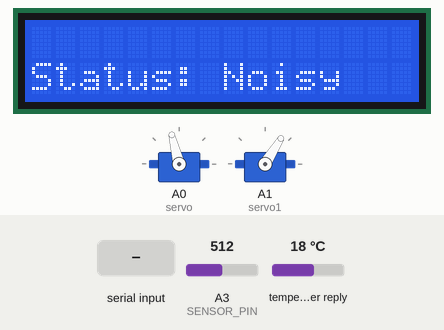
A sketch run on a simulated Arduino MKR. Shown: 2 × servo, 16×2 character LCD. The inputs (shaded band) are chosen by the test bench; at power-on: A3 (SENSOR_PIN) = 512, temperature in the weather reply 18 °C. WiFi joins after 1.5 s; servers stay silent unless stated; random numbers use the default seed unless the sketch sets one; web services answer with replies made up by the test bench; not simulated (calls return 0 or success): arduino_secrets.h; what the sketch prints to the serial monitor is not drawn.

Above: at 2.77 s.
2.8 s: "2" received over the second serial link
At 4.55 s:
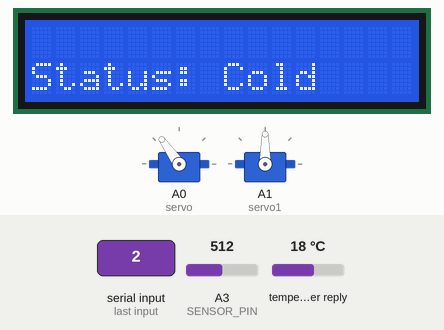
5.3 s: "3" received over the second serial link
At 5.65 s:
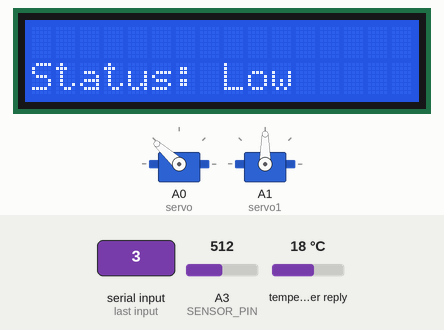
7.3 s: "1" received over the second serial link
At 7.77 s:
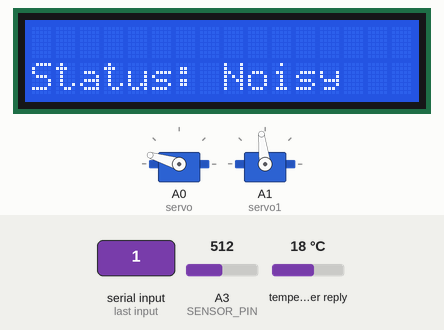
9.2 s: A3 (SENSOR_PIN) set to 317
At 10.55 s:
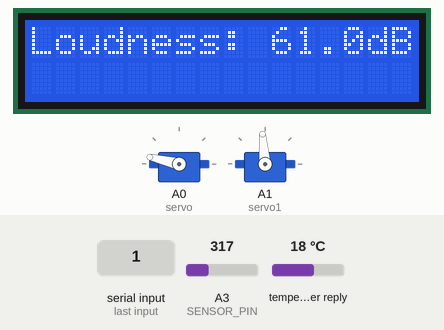
12.0 s: A3 (SENSOR_PIN) set to 300
At 12.86 s:
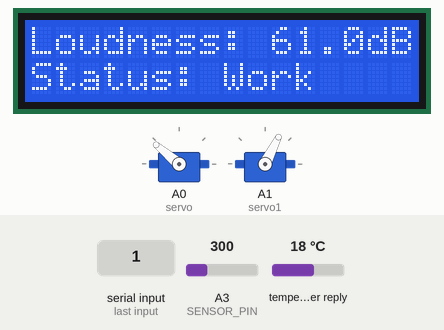
14.3 s: "4" received over the second serial link
Timing chart, 0 to 19.4 s (numbered marks = the images above; inputs shaded):
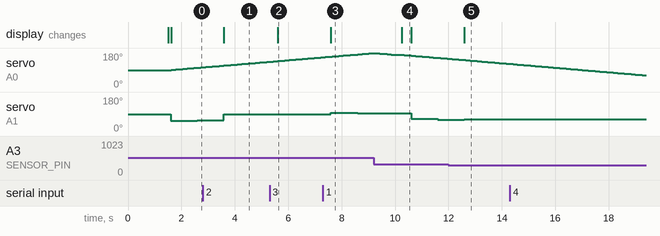

Measured:
- the behaviour switches between 307 and 306 on A3 (SENSOR_PIN) (found by bisection; images 4 and 5)
- after the input at 2.8 s, the display: changes after 0.79 s (image 1)
- after the input at 5.3 s, the display: changes after 0.31 s (image 2)
- after the input at 7.3 s, servo on A1 (servo1): 90° → 97° after 0.30 s, → 95° 1.0 s later; the display: changes after 0.30 s (image 3)
- after the input at 12.0 s, the display: changes after 0.59 s (image 5)

The sketch:

two_servo_rotation.ino
```cpp
#include <Wire.h>
#include <WiFiNINA.h>
#include <ArduinoHttpClient.h>
#include <ArduinoJson.h>
#include <SoftwareSerial.h>
#include <Adafruit_LiquidCrystal.h>
#include <Servo.h>
#include <EEPROM.h>
#include <SoftwareSerial.h>
#include "arduino_secrets.h"

#define SENSOR_PIN A3

char x;
char currentCase = '1';
String description;
SoftwareSerial mySerial(8, 9);
Adafruit_LiquidCrystal lcd(12, 11, 5, 4, 3, 2);
Servo servo;
Servo servo1;

int pos;
float db;
float temp;
float humidity;
const int speed = 1200;
const int eepromAddress = 0;
unsigned long previousMillis = 0;  // random number time
unsigned long moveMillis = 0;      // servo move time
unsigned long dbCheckMillis = 0;
unsigned long dataCheckMillis = 0;
const long dataInterval = 1000;
const long interval = 1000;   // per 1s generate 1 random number
const int moveInterval = 15;  // per 0.015s move servo
const long dbInterval = 10000;
bool increasing = true;

//set Wifi
const char* ssid = SECRET_SSID;
const char* password = SECRET_PASS;
const char* ApiKey = SECRET_API;

String URL = "http://api.openweathermap.org/data/2.5/weather?";

// Set location
String lat = "51.6116402309989";
String lon = "-0.12889632674983237";

WiFiClient wifiClient;
HttpClient http(wifiClient, URL, 80);
float mapFloat(float x, float in_min, float in_max, float out_min, float out_max);

void setup() {
  Serial.begin(9600);
  //startWifi();
  startWifi();
  //Set pins
  pinMode(SENSOR_PIN, INPUT);
  servo.attach(A0, 500, 2500);  //caibrate servo to PWM signal 500-2500μs
  servo1.attach(A1, 500, 2500);
  //LCD dispkay
  lcd.begin(16, 2);
  lcd.setBacklight(HIGH);
  lcd.clear();

  pos = 1500;
  mySerial.begin(9600);
  Serial.println("HC-05 Bluetooth is ready");
}

void loop() {
  //avoid block

  unsigned long currentMillis = millis();

  //underneath servo move
  //bluetooth read
  if (mySerial.available()) {
    x = mySerial.read();
    currentCase = x;
    Serial.print("Current case updated to: ");
    Serial.println(currentCase);
  }
  if (Serial.available()) {
    x = Serial.read();
    mySerial.print(x);
  }
  if (currentMillis - moveMillis >= moveInterval) {
    moveMillis = currentMillis;
    servo.writeMicroseconds(pos);
    if (increasing) {
      pos += 2;
      if (pos >= 2500) increasing = false;
    } else {
      pos -= 2;
      if (pos <= 500) increasing = true;
    }
  }


  //get db value every 10s

  switch (currentCase) {
    // Room noise
    case '1':
      //lcd print
      if (currentMillis - dataCheckMillis >= dataInterval) {
        dataCheckMillis = currentMillis;
        calculateDb();
      }
      if (currentMillis - dbCheckMillis >= dbInterval) {
        dbCheckMillis = currentMillis;
        readapi();
        lcd.clear();
        lcd.setCursor(0, 0);
        lcd.print("Loudness: ");
        Serial.print("Room Noise: ");
        Serial.println(db);
        lcd.print(String(db, 1));
        lcd.print("dB");
      }
      break;

    // Temperature
    case '2':
      if (currentMillis - dataCheckMillis >= dataInterval) {
        dataCheckMillis = currentMillis;
        getTemperature();
      }
      if (currentMillis - dbCheckMillis >= dbInterval) {
        dbCheckMillis = currentMillis;
        readapi();
        lcd.clear();

        lcd.setCursor(0, 0);
        lcd.print("Temperature:");
        Serial.print("Temperature: ");
        lcd.print(String(temp));
        lcd.print("℃");
      }
      break;

    // Humidity
    case '3':
      if (currentMillis - dataCheckMillis >= dataInterval) {
        dataCheckMillis = currentMillis;
        getHumidity();
      }
      if (currentMillis - dbCheckMillis >= dbInterval) {
        dbCheckMillis = currentMillis;
        readapi();
        lcd.clear();
        lcd.setCursor(0, 0);
        lcd.print("Humidity: ");
        Serial.print("Humidity: ");
        lcd.print(String(humidity));
      }
      break;
    // Weather description
    case '4':
      //lcd print
      if (currentMillis - dbCheckMillis >= dbInterval) {
        dbCheckMillis = currentMillis;
        readapi();
        lcd.clear();

        Serial.print("Weather: ");
        Serial.println(getWeatherDescription());
        lcd.setCursor(0, 1);
        lcd.print(description);
        lcd.print("              ");
      }
      break;
  }


  // Move servo gradually without blocking
}

//function for vlotage calculate
float mapFloat(float x, float in_min, float in_max, float out_min, float out_max) {
  return (x - in_min) * (out_max - out_min) / (in_max - in_min) + out_min;
}

float calculateDb() {
  unsigned long currentMillis = millis();
  // Calculate noise sensor value to db
  int sensorValue = analogRead(SENSOR_PIN);
  float voltage = sensorValue * (5.0 / 1023.0);                 // map sensor voltage value range from 0~1023 to 0~5
  float mappedVoltage = mapFloat(voltage, 0.0, 5.0, 0.6, 2.6);  // map sensor voltage value range from 0~5 to 0.6~2.6
  db = mapFloat(mappedVoltage, 0.6, 2.6, 30.0, 130.0);          // map sensor voltage value from 0.6~2.6V to 30~130db

  //upper servo rotation function
  if (db < 40) {
    lcd.setCursor(0, 1);
    lcd.print("Status: Rest         ");
    //SERVO FUNCTION: stop
    servo1.writeMicroseconds(1500);  //servo stop
  } else if (db >= 40 && db < 60) {
    lcd.setCursor(0, 1);
    lcd.print("Status: Work           ");
    //SERVO Mode: circle rotation
    servo1.writeMicroseconds(speed);
  } else if (db >= 60) {
    lcd.setCursor(0, 1);
    lcd.print("Status: Noisy              ");
    //servo mode: random
    // generate random number per second to contrao servo1
    if (currentMillis - previousMillis >= interval) {
      previousMillis = currentMillis;
      int randomNumber = random(1100, 1900);
      servo1.writeMicroseconds(randomNumber);
    }
  }
  return db;
}

void startWifi() {
  // We start by connecting to a WiFi network
  Serial.println();
  Serial.print("Connecting to ");
  Serial.println(ssid);
  WiFi.begin(ssid, password);
  http = HttpClient(wifiClient, "api.openweathermap.org", 80);
  // check to see if connected and wait until you are
  while (WiFi.status() != WL_CONNECTED) {
    delay(500);
    Serial.print(".");
  }
  Serial.println("");
  Serial.println("WiFi connected");
  Serial.print("IP address: ");
  Serial.println(WiFi.localIP());
}

void readapi() {
  if (WiFi.status() == WL_CONNECTED) {
    String lat = "51.6116402309989";
    String lon = "-0.12889632674983237";

    String finalURL = URL + "lat=" + lat + "&lon=" + lon + "&units=metric&appid=" + ApiKey;

    http.beginRequest();
    http.get(finalURL);
    http.endRequest();

    int httpCode = http.responseStatusCode();
    if (httpCode > 0) {
      String JSON_Data = http.responseBody();
      DynamicJsonDocument doc(2048);
      deserializeJson(doc, JSON_Data);
      JsonObject obj = doc.as<JsonObject>();

      description = obj["weather"][0]["description"].as<String>();
      temp = obj["main"]["temp"];
      humidity = obj["main"]["humidity"];
      Serial.println(description);

    } else {
      Serial.print("Error on HTTP request: ");
      Serial.println(httpCode);
    }
  } else {
    Serial.println("WiFi not connected!");
    currentCase = '1';
  }
}

float getTemperature() {
  unsigned long currentMillis = millis();
  if (temp < 12) {
    lcd.setCursor(0, 1);
    lcd.print("Status: Cold          ");
    //SERVO FUNCTION: stop
    servo1.writeMicroseconds(1500);  //servo stop
  } else if (temp >= 12 && temp < 25) {
    lcd.setCursor(0, 1);
    lcd.print("Status: Pleasant          ");
    //SERVO Mode: circle rotation
    servo1.writeMicroseconds(speed);
  } else if (temp >= 25) {
    lcd.setCursor(0, 1);
    lcd.print("Status: Hot             ");
    //servo mode: random
    // generate random number per second to contrao servo1
    if (currentMillis - previousMillis >= interval) {
      previousMillis = currentMillis;
      int randomNumber = random(1100, 1900);
      servo1.writeMicroseconds(randomNumber);
    }
  }
  return temp;
}

float getHumidity() {
  unsigned long currentMillis = millis();
  if (humidity < 30) {
    lcd.setCursor(0, 1);
    lcd.print("Status: Low            ");
    //SERVO FUNCTION: stop
    servo1.writeMicroseconds(1500);  //servo stop
  } else if (humidity >= 30 && humidity < 60) {
    lcd.setCursor(0, 1);
    lcd.print("Status:Pleasant          ");
    //SERVO Mode: circle rotation
    servo1.writeMicroseconds(speed);
  } else if (humidity >= 60) {
    lcd.setCursor(0, 1);
    lcd.print("Status: High          ");
    //servo mode: random
    // generate random number per second to contrao servo1
    if (currentMillis - previousMillis >= interval) {
      previousMillis = currentMillis;
      int randomNumber = random(1100, 1900);
      servo1.writeMicroseconds(randomNumber);
    }
  }
  return humidity;
}

String getWeatherDescription() {
  lcd.setCursor(0, 0);
  servo1.writeMicroseconds(1500);
  lcd.print("Today Weather:");
  return description;
}
```
